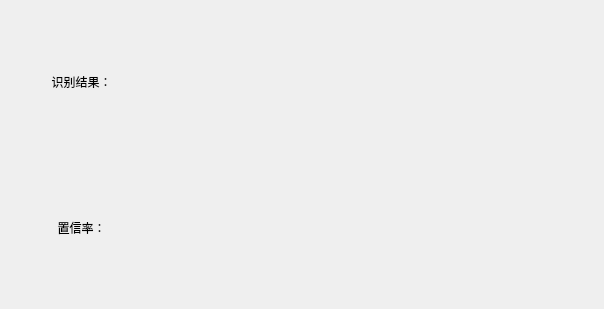
<?xml version="1.0" encoding="UTF-8"?>
<ui version="4.0">
 <class>SingleRec</class>
 <widget class="QWidget" name="SingleRec">
  <property name="geometry">
   <rect>
    <x>0</x>
    <y>0</y>
    <width>604</width>
    <height>309</height>
   </rect>
  </property>
  <property name="windowTitle">
   <string>识别结果</string>
  </property>
  <layout class="QVBoxLayout" name="verticalLayout">
   <item>
    <layout class="QHBoxLayout" name="horizontalLayout">
     <item>
      <layout class="QVBoxLayout" name="verticalLayout_2">
       <item>
        <layout class="QHBoxLayout" name="horizontalLayout_2">
         <item>
          <widget class="QLabel" name="label_2">
           <property name="text">
            <string>识别结果：</string>
           </property>
           <property name="alignment">
            <set>Qt::AlignCenter</set>
           </property>
          </widget>
         </item>
         <item>
          <widget class="QLabel" name="result_label">
           <property name="text">
            <string/>
           </property>
           <property name="alignment">
            <set>Qt::AlignCenter</set>
           </property>
          </widget>
         </item>
        </layout>
       </item>
       <item>
        <layout class="QHBoxLayout" name="horizontalLayout_3">
         <item>
          <widget class="QLabel" name="label_4">
           <property name="text">
            <string>置信率：</string>
           </property>
           <property name="alignment">
            <set>Qt::AlignCenter</set>
           </property>
          </widget>
         </item>
         <item>
          <widget class="QLabel" name="acc_label">
           <property name="text">
            <string/>
           </property>
           <property name="alignment">
            <set>Qt::AlignCenter</set>
           </property>
          </widget>
         </item>
        </layout>
       </item>
      </layout>
     </item>
     <item>
      <widget class="QLabel" name="img_label">
       <property name="text">
        <string/>
       </property>
       <property name="alignment">
        <set>Qt::AlignCenter</set>
       </property>
      </widget>
     </item>
    </layout>
   </item>
  </layout>
 </widget>
 <resources/>
 <connections/>
</ui>
